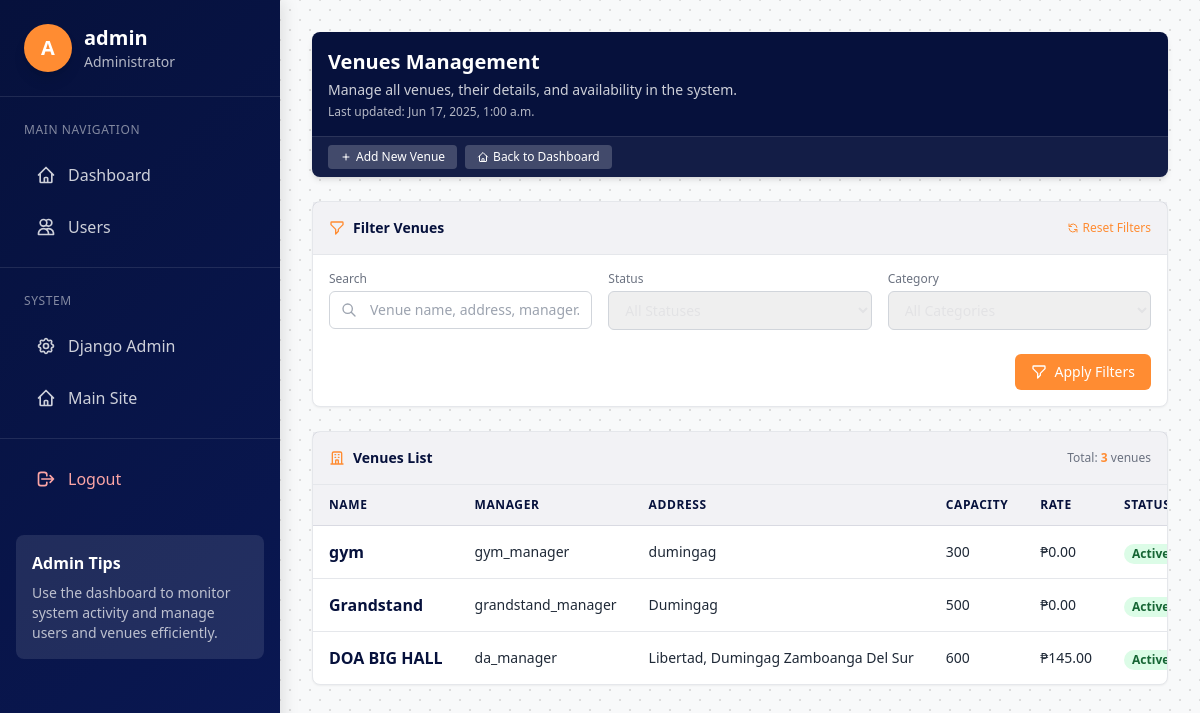
Page /admin-dashboard/venues/ (signed in) on the earlier database version.
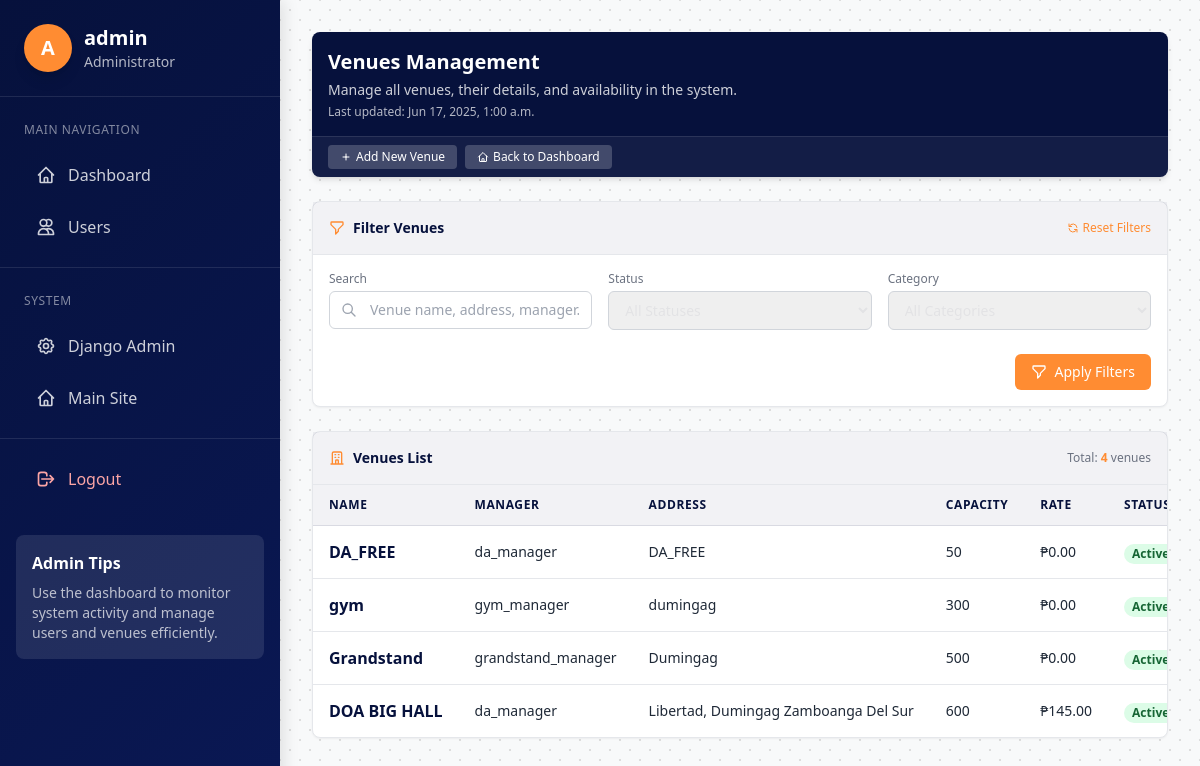
Same page on the later database version.
### booking/models/venue.py (models this page shows, shortened)
class Venue(models.Model):
    STATUS_CHOICES = [
        ('active', 'Active'),
        ('maintenance', 'Under Maintenance'),
        ('inactive', 'Inactive'),
    ]
    name = models.CharField(max_length=200)
    description = models.TextField()
    address = models.CharField(max_length=255)
    capacity = models.PositiveIntegerField()
    hourly_rate = models.DecimalField(max_digits=10, decimal_places=2)
    image = models.ImageField(upload_to='venues/', blank=True, null=True)
    categories = models.ManyToManyField(Category, related_name='venues')
    manager = models.ForeignKey(VenueManager, on_delete=models.SET_NULL, null=True, related_name='managed_venues')
    status = models.CharField(max_length=20, choices=STATUS_CHOICES, default='active')
    created_at = models.DateTimeField(auto_now_add=True)
    updated_at = models.DateTimeField(auto_now=True)
    class Meta:
        ordering = ['name']

### booking/models/venue_manager.py (models this page shows, shortened)
class VenueManager(models.Model):
    user = models.OneToOneField(User, on_delete=models.CASCADE, related_name='venue_manager')
    phone = models.CharField(max_length=20, blank=True)
    company_name = models.CharField(max_length=100, blank=True)
    is_approved = models.BooleanField(default=False)
    created_at = models.DateTimeField(auto_now_add=True)
    class Meta:
        ordering = ['-created_at']

### booking/views/admin_views.py (the view)
@login_required
@admin_required
def admin_venues(request):
    search_query = request.GET.get('search', '')
    status_filter = request.GET.get('status', '')
    category_filter = request.GET.get('category', '')
    venues = Venue.objects.all().order_by('-created_at')
    if search_query:
        venues = venues.filter(
            Q(name__icontains=search_query) |
            Q(address__icontains=search_query) |
            Q(manager__user__username__icontains=search_query)
        )
    if status_filter:
        venues = venues.filter(status=status_filter)
    if category_filter:
        venues = venues.filter(categories__id=category_filter)
    paginator = Paginator(venues, 10)  # Show 10 venues per page
    page_number = request.GET.get('page')
    page_obj = paginator.get_page(page_number)
    categories = Category.objects.all()
    statuses = Venue.STATUS_CHOICES
    context = {
        'page_obj': page_obj,
        'search_query': search_query,
        'status_filter': status_filter,
        'category_filter': category_filter,
        'categories': categories,
        'statuses': statuses,
    }
    return render(request, 'admin/venues.html', context)

### booking/context_processors.py (called while the page is built)
def common_context(request):
    context = {
        'all_categories': Category.objects.all(),
    }
    if request.user.is_authenticated:
        unread_notifications = Notification.objects.filter(
            user=request.user,
            is_read=False
        ).order_by('-created_at')
        recent_notifications = Notification.objects.filter(
            user=request.user
        ).order_by('-created_at')[:5]
        context.update({
            'unread_notifications': unread_notifications,
            'unread_notification_count': unread_notifications.count(),
            'recent_notifications': recent_notifications,
        })
    return context

### templates/admin/venues.html (shortened to what the changed rows need)
{% extends 'admin/base_admin_fullpage.html' %}
{% block admin_content %}
<div class="bg-primary rounded-lg shadow-md mb-6 overflow-hidden">
    <div class="p-4 text-white">
        <div>
            <h1 class="text-xl font-bold">Venues Management</h1>
        </div>
    </div>
</div>
<div class="bg-white rounded-lg shadow-sm border border-gray-200 mb-6">
    <div class="p-4 border-b border-gray-200 bg-primary/5">
        <div class="flex items-center justify-between">
            <h2 class="text-sm font-semibold text-primary flex items-center">
                Filter Venues
            </h2>
        </div>
    </div>
</div>
<div class="bg-white rounded-lg shadow-sm border border-gray-200 mb-8">
    <div class="p-4 border-b border-gray-200 bg-primary/5">
        <div class="flex items-center justify-between">
            <h2 class="text-sm font-semibold text-primary flex items-center">
                <svg class="h-4 w-4 mr-2 text-accent" fill="none" viewBox="0 0 24 24" stroke="currentColor">
                    <path stroke-linecap="round" stroke-linejoin="round" stroke-width="2" d="M19 21V5a2 2 0 00-2-2H7a2 2 0 00-2 2v16m14 0h2m-2 0h-5m-9 0H3m2 0h5M9 7h1m-1 4h1m4-4h1m-1 4h1m-5 10v-5a1 1 0 011-1h2a1 1 0 011 1v5m-4 0h4"></path>
                </svg>
                Venues List
            </h2>
            <div class="text-xs text-gray-500">
                Total: <span class="font-semibold text-accent">{{ page_obj.paginator.count }}</span> venues
            </div>
        </div>
    </div>
    <div class="overflow-x-auto">
        <table class="w-full">
            <thead class="bg-primary/5 border-b border-primary/10">
                <tr>
                    <th class="py-3 px-4 text-left text-xs font-semibold text-primary uppercase tracking-wider">Name</th>
                    <th class="py-3 px-4 text-left text-xs font-semibold text-primary uppercase tracking-wider">Manager</th>
                    <th class="py-3 px-4 text-left text-xs font-semibold text-primary uppercase tracking-wider">Address</th>
                    <th class="py-3 px-4 text-left text-xs font-semibold text-primary uppercase tracking-wider">Capacity</th>
                    <th class="py-3 px-4 text-left text-xs font-semibold text-primary uppercase tracking-wider">Rate</th>
                    <th class="py-3 px-4 text-left text-xs font-semibold text-primary uppercase tracking-wider">Status</th>
                </tr>
            </thead>
            <tbody class="divide-y divide-gray-200">
                {% for venue in page_obj %}
                <tr class="hover:bg-primary/5 transition-colors duration-150">
                    <td class="py-3 px-4 whitespace-nowrap">
                        <div class="font-bold text-primary">{{ venue.name }}</div>
                    </td>
                    <td class="py-3 px-4 whitespace-nowrap text-sm text-gray-800">
                        {{ venue.manager.user.username|default:"-" }}
                    </td>
                    <td class="py-3 px-4 whitespace-nowrap text-sm text-gray-800">
                        {{ venue.address }}
                    </td>
                    <td class="py-3 px-4 whitespace-nowrap text-sm text-gray-800">
                        {{ venue.capacity }}
                    </td>
                    <td class="py-3 px-4 whitespace-nowrap text-sm font-medium text-gray-800">
                        ₱{{ venue.hourly_rate }}
                    </td>
                    <td class="py-3 px-4 whitespace-nowrap">
                        {% if venue.status == 'active' %}
                            <span class="px-2 inline-flex text-xs leading-5 font-semibold rounded-full bg-green-100 text-green-800">Active</span>
                        {% elif venue.status == 'maintenance' %}
                            <span class="px-2 inline-flex text-xs leading-5 font-semibold rounded-full bg-yellow-100 text-yellow-800">Maintenance</span>
                        {% elif venue.status == 'inactive' %}
                            <span class="px-2 inline-flex text-xs leading-5 font-semibold rounded-full bg-red-100 text-red-800">Inactive</span>
                        {% endif %}
                    </td>
                </tr>
                {% endfor %}
            </tbody>
        </table>
    </div>
</div>
{% endblock %}

Differences in the rows shown:
added Venue: name "DA_FREE", manager.user.username "da_manager", address "DA_FREE", capacity "50", hourly_rate "0.00", status "Active"
Other differences:
{{ page_obj.paginator.count }}: "3" → "4"
